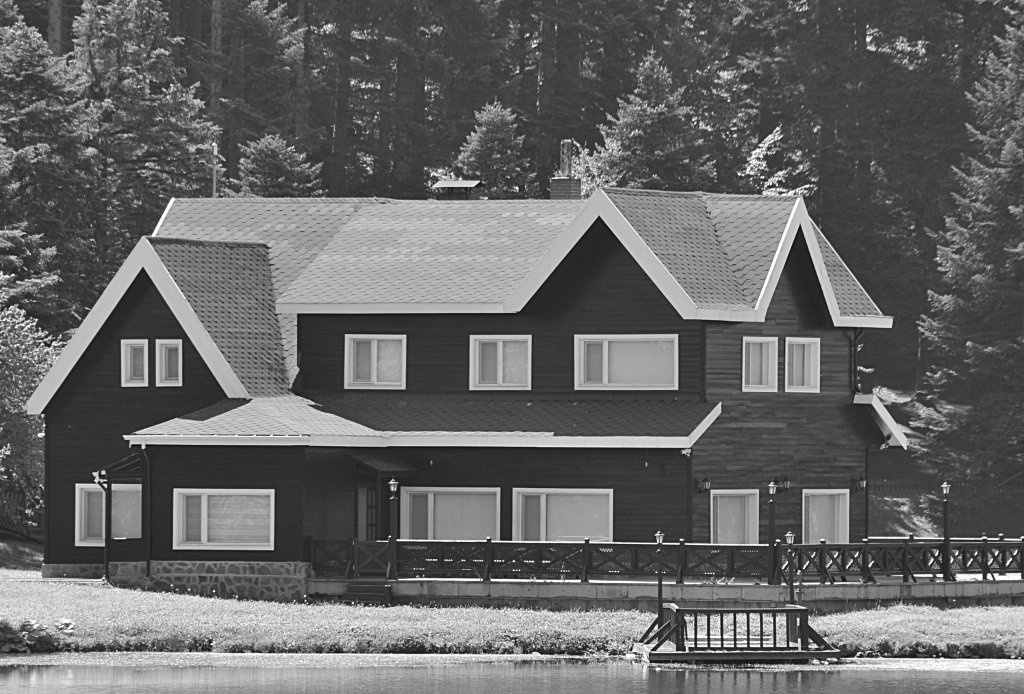
//> input picture Assignment2/CENG391_hw02_e01/house.pgm, 1024 x 694 px
$ ./harris-describe-ms ../Assignment2/CENG391_hw02_e01/house.pgm   (built with g++ and OpenCV 4)
//> lines starting //> are read from the running program, lines starting //| are printed output that depends on the picture
#include <cstdlib>
#include <iostream>
#include <opencv2/xfeatures2d.hpp>
#include <opencv2/xfeatures2d/nonfree.hpp>
#include <opencv2/imgproc.hpp>
#include <opencv2/highgui/highgui.hpp>
#include <opencv2/features2d/features2d.hpp>
#include <opencv2/opencv.hpp>

using namespace cv;
using namespace cv::xfeatures2d;
using namespace std;

Mat levels[5];
Mat grays[5];
void harris_detect_ms();
void harris_detect(Mat img,Mat img_gray,int lv);
Mat ComputeDescriptors(const Mat &image, vector<KeyPoint> &keyPoints);

int main( int argc, char** argv )
{
	levels[0] = imread( argv[1], 1 );
//> levels[0] is the input picture: 694 rows x 1024 cols, CV_8UC3; min 10, max 255, mean 102.1
	cvtColor( levels[0], grays[0], COLOR_BGR2GRAY );
        harris_detect_ms();
	waitKey(0);
	return(0);
}

void harris_detect_ms()
{
	for(int i=0;i<4;i++)
	{
		pyrDown(levels[i],levels[i+1], Size(levels[i].cols/2,levels[i].rows/2));
		cvtColor( levels[i], grays[i], COLOR_BGR2GRAY );
	}
	cvtColor( levels[4], grays[4], COLOR_BGR2GRAY );
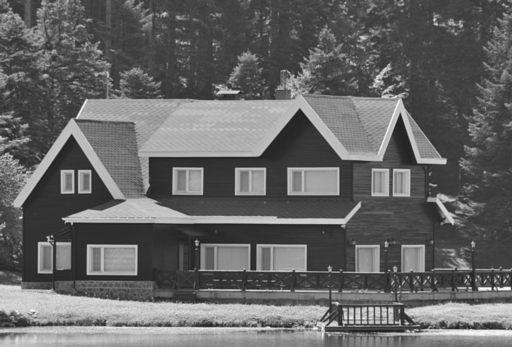
//> grays[1]: 347 rows x 512 cols, CV_8UC1; min 28, max 252, mean 102.1
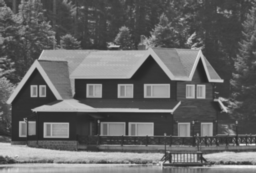
//> grays[2]: 173 rows x 256 cols, CV_8UC1; min 37, max 242, mean 101.9
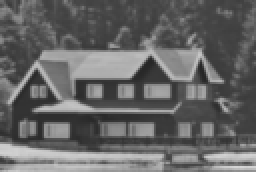
//> grays[3]: 86 rows x 128 cols, CV_8UC1 (shown 2 times larger); min 38, max 214, mean 101.5
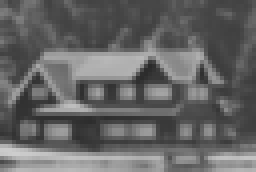
//> grays[4]: 43 rows x 64 cols, CV_8UC1 (shown 4 times larger); min 42, max 205, mean 101.1
	for(int i=0;i<5;i++)
	{
		harris_detect(levels[i],grays[i],i);
	}
}

void harris_detect(Mat img,Mat img_gray,int lv)
{
	Mat dst, dsc, dst_norm, dst_norm_scaled;
  	dst = Mat::zeros( img.size(), CV_32FC1 );
	vector<KeyPoint> keypoints;
	int count = 0;
	int threshold = 126;
  	int blockSize = 2;
 	int apertureSize = 3;
 	double k = 0.04;
 	cornerHarris( img_gray, dst, blockSize, apertureSize, k, BORDER_DEFAULT );
 	normalize( dst, dst_norm, 0, 255, NORM_MINMAX, CV_32FC1, Mat() );
  	convertScaleAbs( dst_norm, dst_norm_scaled );
	for( int j = 0; j < dst_norm.rows ; j++ )
     	{ for( int i = 0; i < dst_norm.cols; i++ )
          {
		if((int) dst_norm.at<float>(j,i)>threshold)
		{
			KeyPoint kp((float)i,(float)j,/*sizeof(KeyPoint)*/CV_8U);
			keypoints.push_back(kp);
		}
          }
        }
	cout << "Before : " << keypoints.size() << endl;
	dsc = ComputeDescriptors(img_gray,keypoints); //Here keypoint vector size decreases and I couldn't find out why this happens. Since the size decreases, at runtime execution is being aborted.
	cout << "After : " << keypoints.size() << endl;
//> (the run ends here: the program stops with an error, at `for( int j = 0; j < dst_norm.rows ; j++ )`)
